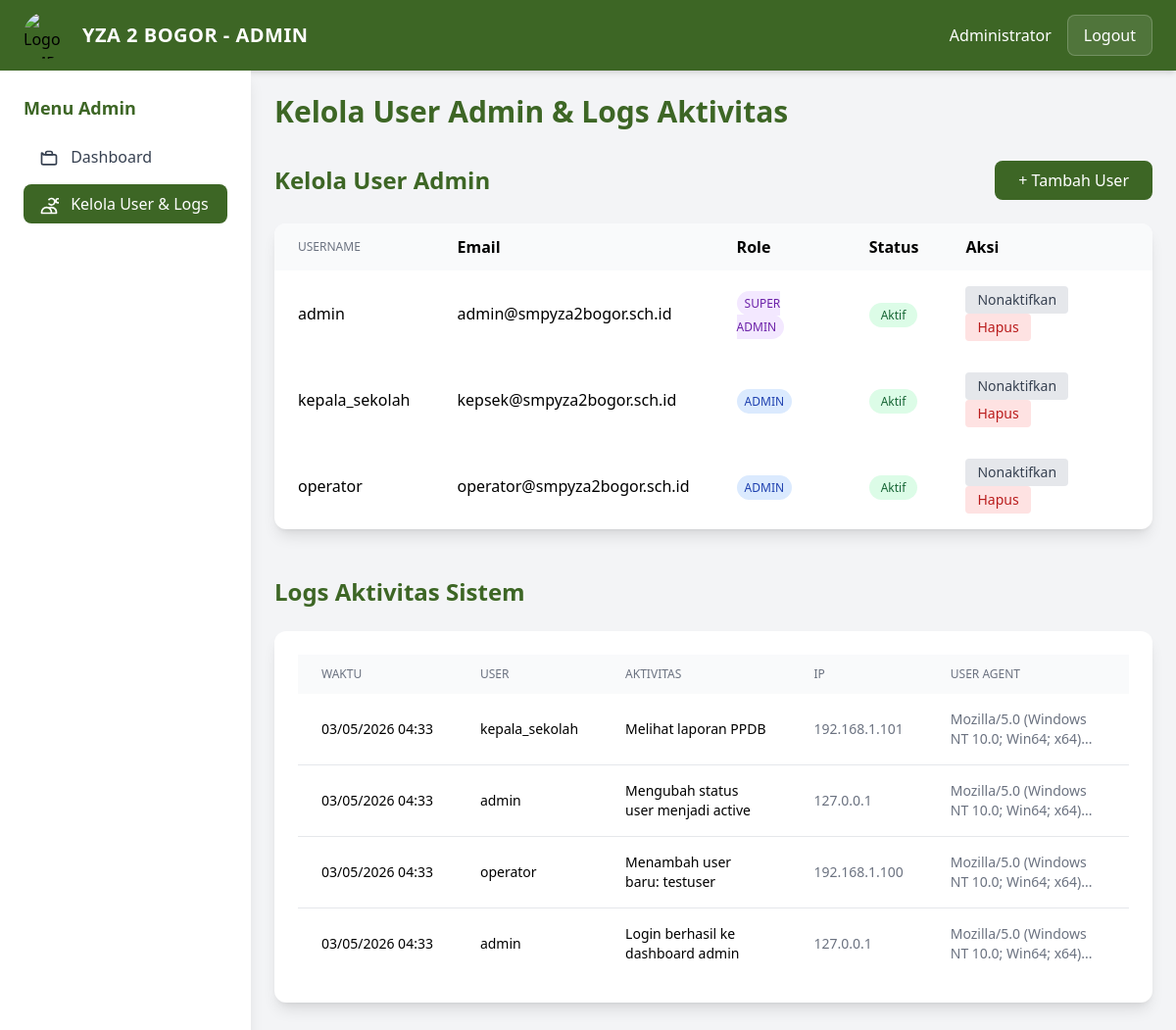
Screenshot of /user-management.php (signed in) with the database file from the repository.
### tables this page shows
CREATE TABLE IF NOT EXISTS activity_logs (
    id INT AUTO_INCREMENT PRIMARY KEY,
    username VARCHAR(50),
    activity TEXT NOT NULL,
    ip_address VARCHAR(45),
    user_agent TEXT,
    created_at TIMESTAMP DEFAULT CURRENT_TIMESTAMP,
    INDEX idx_username (username),
    INDEX idx_created_at (created_at)
);

### user-management.php (the view, shortened to what this page needs)
<!DOCTYPE html>
<html lang="en">
<head>
    <script src="https://cdn.tailwindcss.com"></script>
</head>
<body class="bg-gray-100">
<?php
$currentPage = basename($_SERVER['PHP_SELF']);
$pdo = getDBConnection();
$stmt = $pdo->query("SELECT id, username, email, name, role, status, created_at, last_login FROM admin_users ORDER BY created_at DESC");
$users = $stmt->fetchAll(PDO::FETCH_ASSOC);
$stmt = $pdo->query("SELECT * FROM activity_logs ORDER BY created_at DESC LIMIT 50");
$logs = $stmt->fetchAll(PDO::FETCH_ASSOC);
?>
    <div class="min-h-screen">
        <header class="bg-[#3d6625] py-3 px-6 flex items-center justify-between shadow-md">
<a href="dashboard.html" class="flex items-center gap-3">
                <img src="https://www.upload.ee/image/19236257/BYZAD.png" alt="Logo SMP YZA 2 Bogor" class="w-12 h-12 rounded-full object-cover">
                <span class="text-white text-xl font-bold tracking-wide">YZA 2 BOGOR - ADMIN</span>
            </a>
            <div class="flex items-center gap-4">
                <span id="admin-name" class="text-white"><?php echo htmlspecialchars($_SESSION['admin_name'] ?? 'Admin'); ?></span>
                <a href="../public/php/logout.php" onclick="return confirm('Logout?')" class="px-4 py-2 bg-white/10 text-white rounded-lg hover:bg-white/20 transition-all border border-white/20">Logout</a>
            </div>
        </header>
      <div class="flex">
        <nav class="w-64 bg-white shadow-lg min-h-screen">
          <div class="p-6">
            <h2 class="text-lg font-semibold text-[#3d6625] mb-4">Menu Admin</h2>
            <ul class="space-y-2">
              <li>
                <a href="dashboard.php" class="block px-4 py-2 rounded-lg transition-colors <?= $currentPage === 'dashboard.php' ? 'bg-[#3d6625] text-white' : 'text-gray-700 hover:bg-[#f0f9eb]' ?>">
                  Dashboard
                </a>
              </li>
              <li>
                <a href="user-management.php" class="block px-4 py-2 rounded-lg transition-colors <?= $currentPage === 'user-management.php' ? 'bg-[#3d6625] text-white' : 'text-gray-700 hover:bg-[#f0f9eb]' ?>">
                  <svg class="w-5 h-5 inline-block mr-2" fill="none" stroke="currentColor" viewBox="0 0 24 24">
                    <path stroke-linecap="round" stroke-linejoin="round" stroke-width="2" d="M12 4.354a4 4 0 110 5.292M15 21H3v-1a6 6 0 0112 0v1zm0 0h6v-1a6 6 0 00-9-5.197m13.5-9a2.5 2.5 0 11-5 0 2.5 2.5 0 015 0z"></path>
                  </svg>
                  Kelola User & Logs
                </a>
              </li>
            </ul>
          </div>
        </nav>
            <main class="flex-1 p-6">
                <div class="max-w-6xl mx-auto">
                    <h1 class="text-3xl font-bold text-[#3d6625] mb-8">Kelola User Admin & Logs Aktivitas</h1>
                    <div class="mb-12">
                        <div class="flex items-center justify-between mb-6">
                            <h2 class="text-2xl font-bold text-[#3d6625]">Kelola User Admin</h2>
                            <button onclick="showAddUserModal()" class="bg-[#3d6625] text-white px-6 py-2 rounded-lg hover:bg-[#5a9a35] transition-all">+ Tambah User</button>
                        </div>
                        <div class="bg-white rounded-xl shadow-lg overflow-hidden">
                            <table class="w-full">
                                <thead class="bg-gray-50">
                                    <tr>
                                        <th class="px-6 py-3 text-left text-xs font-medium text-gray-500 uppercase">Username</th>
                                        <th class="px-6 py-3 text-left">Email</th>
                                        <th class="px-6 py-3 text-left">Role</th>
                                        <th class="px-6 py-3 text-left">Status</th>
                                        <th class="px-6 py-3 text-left">Aksi</th>
                                    </tr>
                                </thead>
                                <tbody id="users-table">
                                    <?php if (!empty($users)): ?>
                                        <?php foreach ($users as $user): ?>
                                            <tr class="hover:bg-gray-50">
                                                <td class="px-6 py-4 font-medium"><?= htmlspecialchars($user['username']) ?></td>
                                                <td class="px-6 py-4"><?= htmlspecialchars($user['email']) ?></td>
                                                <td class="px-6 py-4">
                                                    <span class="px-2 py-1 rounded-full text-xs <?= $user['role'] === 'super_admin' ? 'bg-purple-100 text-purple-800' : 'bg-blue-100 text-blue-800' ?>"><?= htmlspecialchars(str_replace('_', ' ', strtoupper($user['role']))) ?></span>
                                                </td>
                                                <td class="px-6 py-4">
                                                    <span class="px-3 py-1 rounded-full text-xs font-medium <?= $user['status'] === 'active' ? 'bg-green-100 text-green-800' : 'bg-red-100 text-red-800' ?>"><?= $user['status'] === 'active' ? 'Aktif' : 'Nonaktif' ?></span>
                                                </td>
                                                <td class="px-6 py-4">
                                                    <button onclick="toggleStatus(<?= $user['id'] ?>, '<?= $user['status'] ?>')" class="mr-2 px-3 py-1 <?= $user['status'] === 'active' ? 'bg-gray-200 text-gray-700 hover:bg-gray-300' : 'bg-yellow-100 text-yellow-800 hover:bg-yellow-200' ?> rounded text-sm"><?= $user['status'] === 'active' ? 'Nonaktifkan' : 'Aktifkan' ?></button>
                                                    <button onclick="deleteUser(<?= $user['id'] ?>)" class="px-3 py-1 bg-red-100 text-red-700 rounded hover:bg-red-200 text-sm">Hapus</button>
                                                </td>
                                            </tr>
                                        <?php endforeach; ?>
                                    <?php else: ?>
                                        <tr><td colspan="5" class="text-center py-8 text-gray-500">No users found</td></tr>
                                    <?php endif; ?>
                                </tbody>
                            </table>
                        </div>
                    </div>
                    <div>
                        <h2 class="text-2xl font-bold text-[#3d6625] mb-6">Logs Aktivitas Sistem</h2>
                        <div class="bg-white rounded-xl shadow-lg p-6">
                            <div class="overflow-x-auto">
                                <table class="w-full table-auto">
                                    <thead>
                                        <tr class="bg-gray-50">
                                            <th class="px-6 py-3 text-left text-xs font-medium text-gray-500 uppercase">Waktu</th>
                                            <th class="px-6 py-3 text-left text-xs font-medium text-gray-500 uppercase">User</th>
                                            <th class="px-6 py-3 text-left text-xs font-medium text-gray-500 uppercase">Aktivitas</th>
                                            <th class="px-6 py-3 text-left text-xs font-medium text-gray-500 uppercase">IP</th>
                                            <th class="px-6 py-3 text-left text-xs font-medium text-gray-500 uppercase">User Agent</th>
                                        </tr>
                                    </thead>
                                    <tbody id="logs-table" class="divide-y divide-gray-200">
                                        <?php if (!empty($logs)): ?>
                                            <?php foreach ($logs as $log): ?>
                                            <tr>
                                                <td class="px-6 py-4 whitespace-nowrap text-sm"><?= date('d/m/Y H:i', strtotime($log['created_at'])) ?></td>
                                                <td class="px-6 py-4 font-medium text-sm"><?= htmlspecialchars($log['username'] ?? 'Guest') ?></td>
                                                <td class="px-6 py-4 text-sm"><?= htmlspecialchars($log['activity']) ?></td>
                                                <td class="px-6 py-4 text-sm text-gray-500"><?= htmlspecialchars($log['ip_address']) ?></td>
                                                <td class="px-6 py-4 text-sm text-gray-500"><?= htmlspecialchars(substr($log['user_agent'], 0, 50)) ?>...</td>
                                            </tr>
                                            <?php endforeach; ?>
                                        <?php else: ?>
                                            <tr><td colspan="5" class="text-center py-8 text-gray-500">No logs found</td></tr>
                                        <?php endif; ?>
                                    </tbody>
                                </table>
                            </div>
                        </div>
                    </div>
                </div>
            </main>
        </div>
</body>
</html>

### rows the page displays
activity_logs: created_at "03/05/2026 04:33", username "kepala_sekolah", activity "Melihat laporan PPDB", ip_address "192.168.1.101", user_agent "Mozilla/5.0 (Windows NT 10.0; Win64; x64)"
activity_logs: created_at "03/05/2026 04:33", username "admin", activity "Mengubah status user menjadi active", ip_address "127.0.0.1", user_agent "Mozilla/5.0 (Windows NT 10.0; Win64; x64)"
activity_logs: created_at "03/05/2026 04:33", username "operator", activity "Menambah user baru: testuser", ip_address "192.168.1.100", user_agent "Mozilla/5.0 (Windows NT 10.0; Win64; x64)"
activity_logs: created_at "03/05/2026 04:33", username "admin", activity "Login berhasil ke dashboard admin", ip_address "127.0.0.1", user_agent "Mozilla/5.0 (Windows NT 10.0; Win64; x64)"

### other values shown
$_SESSION['admin_name'] "Administrator"
$user['username'] "admin"
$user['email'] "admin@smpyza2bogor.sch.id"
str_replace('_', ' ', strtoupper($user['role'])) "SUPER ADMIN"
$user['username'] "kepala_sekolah"
$user['email'] "kepsek@smpyza2bogor.sch.id"
str_replace('_', ' ', strtoupper($user['role'])) "ADMIN"
$user['username'] "operator"
$user['email'] "operator@smpyza2bogor.sch.id"
